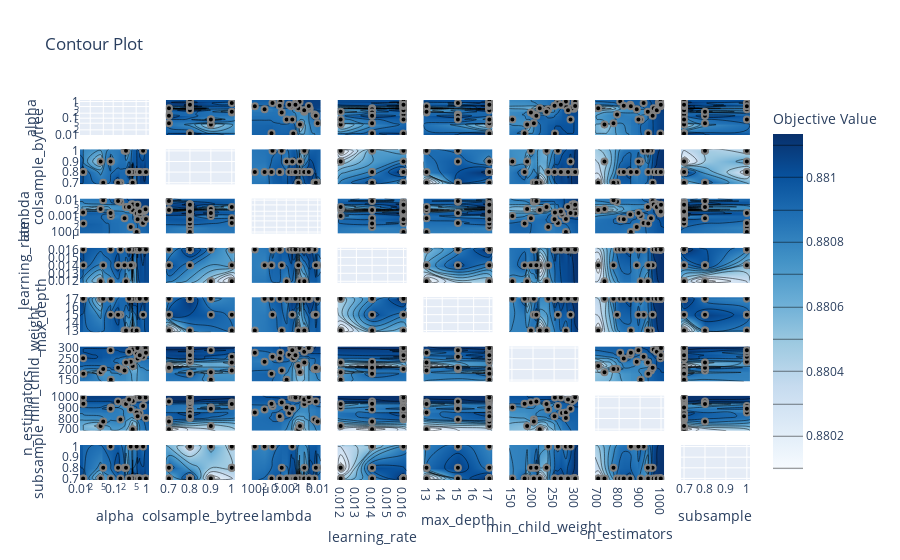

The notebook cell saved with this chart:
### Code cell
optuna.visualization.plot_contour(study)
